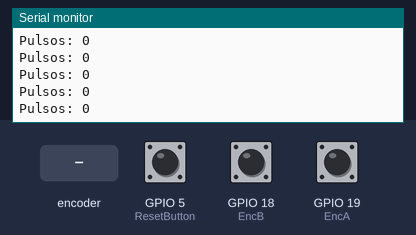
The sketch below on a simulated ESP32. Shown: the last lines printed to the serial monitor. The inputs (shaded band) are chosen by the test bench; at power-on: GPIO 5 (ResetButton) HIGH, GPIO 18 (EncB) HIGH, GPIO 19 (EncA) HIGH.

Above: at 1.2 s.
1.3 s: rotary encoder on GPIO 19 (EncA) / GPIO 18 (EncB) turned 1 step (first pin leading)
At 1.41 s:
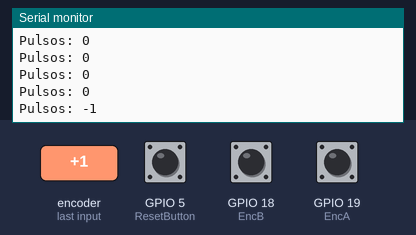
3.0 s: rotary encoder on GPIO 19 (EncA) / GPIO 18 (EncB) turned 1 step (first pin leading)
At 3.11 s:
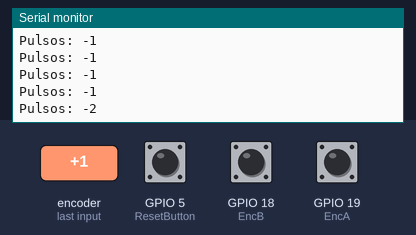
Timing chart, 0 to 6.0 s (numbered marks = the images above; inputs shaded):
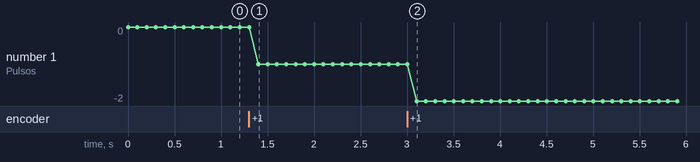

The sketch:

DeterminarPPR.ino
```cpp
#define EncA 19
#define EncB 18
#define ResetButton 5 // Asumiendo pin 5 para un botón de reinicio, cambia si es necesario

volatile long pulses = 0; // volatile porque se cambia dentro de un ISR

void IRAM_ATTR PulsesCounter(){
  if(digitalRead(EncB)==HIGH){
    pulses++;
  } else {
    pulses--;
  }
}

void setup() {
  pinMode(EncA, INPUT);
  pinMode(EncB, INPUT);
  pinMode(ResetButton, INPUT_PULLUP); // Asumiendo que el botón se conecta a tierra al presionarse

  attachInterrupt(digitalPinToInterrupt(EncA), PulsesCounter, RISING);

  Serial.begin(115200);
}

void loop() {
  // Verificar si se presiona el botón de reinicio
  if (digitalRead(ResetButton) == LOW) {
    pulses = 0; // Reinicia el conteo de pulsos
    delay(1000); // Retardo para antirebote
  }
  printValues();
  delay(100); // Agregar un retardo para reducir la frecuencia de impresiones seriales
}

void printValues(){
  Serial.print("Pulsos: ");
  Serial.println(pulses);
}
```

Measured:
- after the input at 1.3 s, the serial monitor: prints a new line after 0.10 s (image 1)
- after the input at 3.0 s, the serial monitor: prints a new line after 0.10 s (image 2)
- plotted number 1: 0 → -1 after the input at 1.3 s, -1 → -2 after the input at 3.0 s
